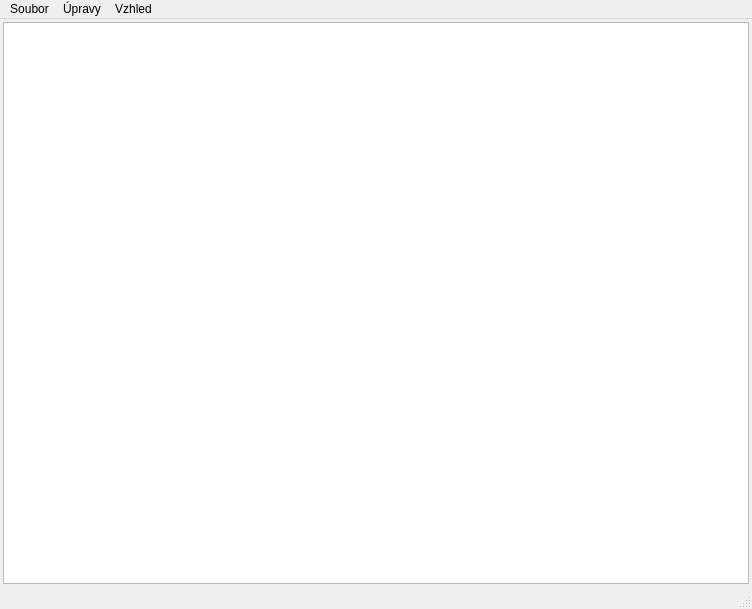
<?xml version="1.0" encoding="UTF-8"?>
<ui version="4.0">
 <class>MainWindow</class>
 <widget class="QMainWindow" name="MainWindow">
  <property name="geometry">
   <rect>
    <x>0</x>
    <y>0</y>
    <width>752</width>
    <height>609</height>
   </rect>
  </property>
  <property name="windowTitle">
   <string>MainWindow</string>
  </property>
  <widget class="QWidget" name="centralwidget">
   <property name="font">
    <font>
     <pointsize>22</pointsize>
    </font>
   </property>
   <layout class="QGridLayout" name="gridLayout">
    <property name="leftMargin">
     <number>3</number>
    </property>
    <property name="topMargin">
     <number>3</number>
    </property>
    <property name="rightMargin">
     <number>3</number>
    </property>
    <property name="bottomMargin">
     <number>3</number>
    </property>
    <property name="spacing">
     <number>6</number>
    </property>
    <item row="0" column="0">
     <widget class="QTextEdit" name="textEdit">
      <property name="font">
       <font>
        <family>Arial</family>
        <pointsize>22</pointsize>
       </font>
      </property>
     </widget>
    </item>
   </layout>
  </widget>
  <widget class="QMenuBar" name="menubar">
   <property name="geometry">
    <rect>
     <x>0</x>
     <y>0</y>
     <width>752</width>
     <height>21</height>
    </rect>
   </property>
   <widget class="QMenu" name="menuFile">
    <property name="title">
     <string>Soubor</string>
    </property>
    <addaction name="actionNewFile"/>
    <addaction name="actionOpenFile"/>
    <addaction name="separator"/>
    <addaction name="actionSaveFile"/>
    <addaction name="actionSaveFileAs"/>
   </widget>
   <widget class="QMenu" name="menuEdit">
    <property name="title">
     <string>Úpravy</string>
    </property>
    <addaction name="actionUndo"/>
    <addaction name="actionRedo"/>
    <addaction name="separator"/>
    <addaction name="actionCopy"/>
    <addaction name="actionPaste"/>
    <addaction name="actionCut"/>
   </widget>
   <widget class="QMenu" name="menuView">
    <property name="title">
     <string>Vzhled</string>
    </property>
    <widget class="QMenu" name="menuChangeFontSize">
     <property name="title">
      <string>Změnit velikost fontu</string>
     </property>
     <addaction name="actionChangeFontSize14"/>
     <addaction name="actionChangeFontSize16"/>
     <addaction name="actionChangeFontSize18"/>
     <addaction name="actionChangeFontSize20"/>
     <addaction name="actionChangeFontSize22"/>
     <addaction name="actionChangeFontSize24"/>
     <addaction name="actionChangeFontSize28"/>
     <addaction name="actionChangeFontSize32"/>
    </widget>
    <addaction name="menuChangeFontSize"/>
   </widget>
   <addaction name="menuFile"/>
   <addaction name="menuEdit"/>
   <addaction name="menuView"/>
  </widget>
  <widget class="QStatusBar" name="statusbar"/>
  <action name="actionNewFile">
   <property name="text">
    <string>Nový</string>
   </property>
   <property name="shortcut">
    <string>Ctrl+N</string>
   </property>
  </action>
  <action name="actionSaveFile">
   <property name="text">
    <string>Uložit</string>
   </property>
   <property name="shortcut">
    <string>Ctrl+S</string>
   </property>
  </action>
  <action name="actionSaveFileAs">
   <property name="text">
    <string>Uložit jako</string>
   </property>
   <property name="shortcut">
    <string>Ctrl+Shift+S</string>
   </property>
  </action>
  <action name="actionOpenFile">
   <property name="text">
    <string>Otevřít</string>
   </property>
   <property name="shortcut">
    <string>Ctrl+O</string>
   </property>
  </action>
  <action name="actionUndo">
   <property name="text">
    <string>Zpět</string>
   </property>
   <property name="shortcut">
    <string>Ctrl+Z</string>
   </property>
  </action>
  <action name="actionRedo">
   <property name="text">
    <string>Znovu</string>
   </property>
   <property name="shortcut">
    <string>Ctrl+Y</string>
   </property>
  </action>
  <action name="actionCopy">
   <property name="text">
    <string>Kopírovat</string>
   </property>
   <property name="shortcut">
    <string>Ctrl+C</string>
   </property>
  </action>
  <action name="actionPaste">
   <property name="text">
    <string>Vložit</string>
   </property>
   <property name="shortcut">
    <string>Ctrl+V</string>
   </property>
  </action>
  <action name="actionCut">
   <property name="text">
    <string>Výjmout</string>
   </property>
   <property name="shortcut">
    <string>Ctrl+X</string>
   </property>
  </action>
  <action name="actionFontSize12">
   <property name="text">
    <string>12</string>
   </property>
  </action>
  <action name="ChangeFontSize_2">
   <property name="text">
    <string>14</string>
   </property>
  </action>
  <action name="actionChangeFontSize16">
   <property name="text">
    <string>16</string>
   </property>
  </action>
  <action name="actionChangeFontSize18">
   <property name="text">
    <string>18</string>
   </property>
  </action>
  <action name="actionChangeFontSize20">
   <property name="text">
    <string>20</string>
   </property>
  </action>
  <action name="actionChangeFontSize22">
   <property name="text">
    <string>22</string>
   </property>
  </action>
  <action name="actionChangeFontSize24">
   <property name="text">
    <string>24</string>
   </property>
  </action>
  <action name="actionChangeFontSize28">
   <property name="text">
    <string>28</string>
   </property>
  </action>
  <action name="actionChangeFontSize32">
   <property name="text">
    <string>32</string>
   </property>
  </action>
  <action name="actionChangeFontSize14">
   <property name="text">
    <string>14</string>
   </property>
  </action>
 </widget>
 <resources/>
 <connections/>
</ui>
